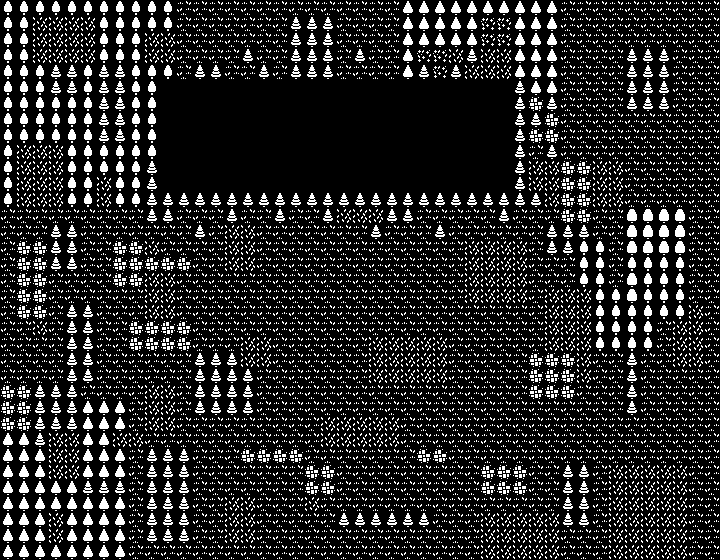

Below is a game level as drawn by its tile map, then a one-line description and the .tmx file that defines it, in full:
An orthogonal 45x35 tile map with 16x16 px tiles, 1 tile layer (Tile Layer 1).

<map version="1.10" tiledversion="1.11.2" orientation="orthogonal" renderorder="right-down" width="45" height="35" tilewidth="16" tileheight="16" infinite="0" nextlayerid="2" nextobjectid="1">
 <tileset firstgid="1" name="Environment" tilewidth="16" tileheight="16" tilecount="9" columns="9">
  <image source="Background-Tilemap.png" width="144" height="16" />
 </tileset>
 <layer id="1" name="Tile Layer 1" width="45" height="35">
  <data encoding="csv">
3,3,3,3,3,3,3,3,3,3,3,7,7,7,7,7,7,7,7,7,7,7,7,7,7,1,1,1,1,1,1,1,1,1,1,7,7,7,7,7,7,7,7,7,7,
3,3,9,9,9,9,3,3,3,3,3,7,7,7,7,7,7,7,2,2,2,7,7,7,7,1,1,1,1,1,8,8,1,1,1,7,7,7,7,7,7,7,7,7,7,
3,3,9,9,9,9,3,3,3,9,9,7,7,7,7,7,7,7,2,2,2,7,7,7,7,1,1,1,1,1,8,8,1,1,1,7,7,7,7,7,7,7,7,7,7,
3,3,9,9,9,9,3,3,3,9,9,7,7,7,7,2,7,7,2,2,2,7,2,7,7,1,8,8,9,2,9,9,1,1,1,7,7,7,7,2,2,2,7,7,7,
3,3,3,2,2,3,2,2,3,3,3,7,2,2,7,7,2,7,2,2,2,7,7,7,7,1,2,8,2,9,9,9,1,1,1,7,7,7,7,2,2,2,7,7,7,
3,3,3,2,2,3,2,2,3,3,0,0,0,0,0,0,0,0,0,0,0,0,0,0,0,0,0,0,0,0,0,0,2,1,1,7,7,7,7,2,2,2,7,7,7,
3,3,3,3,3,3,2,2,3,3,0,0,0,0,0,0,0,0,0,0,0,0,0,0,0,0,0,0,0,0,0,0,2,6,2,7,7,7,7,2,2,2,7,7,7,
3,3,3,3,3,3,2,2,3,3,0,0,0,0,0,0,0,0,0,0,0,0,0,0,0,0,0,0,0,0,0,0,2,2,6,7,7,7,7,7,7,7,7,7,7,
3,3,3,3,3,3,2,2,3,3,0,0,0,0,0,0,0,0,0,0,0,0,0,0,0,0,0,0,0,0,0,0,2,6,6,7,7,7,7,7,7,7,7,7,7,
3,9,9,9,3,3,3,3,3,3,0,0,0,0,0,0,0,0,0,0,0,0,0,0,0,0,0,0,0,0,0,0,2,7,2,7,7,7,7,7,7,7,7,7,7,
3,9,9,9,3,3,3,3,3,2,0,0,0,0,0,0,0,0,0,0,0,0,0,0,0,0,0,0,0,0,0,0,2,9,9,6,6,9,9,7,7,7,7,7,7,
3,9,9,9,3,3,9,3,3,2,0,0,0,0,0,0,0,0,0,0,0,0,0,0,0,0,0,0,0,0,0,0,2,9,9,6,6,9,9,7,7,7,7,7,7,
3,9,9,9,3,3,9,3,3,2,2,2,2,2,2,2,2,2,2,2,2,2,2,2,2,2,2,2,2,2,2,2,2,2,9,6,6,9,9,7,7,7,7,7,7,
7,7,7,7,7,7,7,7,7,2,2,7,7,7,2,7,7,2,7,7,2,9,9,9,2,2,7,7,7,7,7,2,7,7,7,6,6,7,7,5,5,5,5,7,7,
7,7,7,2,2,7,7,7,7,7,7,7,2,7,9,9,7,7,7,7,7,7,7,2,7,7,7,2,7,7,7,7,7,7,2,2,2,7,7,5,5,5,5,7,7,
7,6,6,2,2,7,7,6,6,9,7,7,7,7,9,9,7,7,7,7,7,7,7,7,7,7,7,7,7,9,9,9,9,7,2,2,3,3,7,5,5,5,5,7,7,
7,6,6,2,2,7,7,6,6,6,6,6,7,7,9,9,7,7,7,7,7,7,7,7,7,7,7,7,7,9,9,9,9,7,7,7,3,3,7,3,3,3,3,7,7,
7,6,6,7,7,7,7,6,6,9,9,7,7,7,7,7,7,7,7,7,7,7,7,7,7,7,7,7,7,9,9,9,9,7,7,7,3,3,7,5,3,3,3,7,7,
7,6,6,7,7,7,7,7,7,9,9,7,7,7,7,7,7,7,7,7,7,7,7,7,7,7,7,7,7,9,9,9,9,7,9,9,9,3,3,5,3,3,3,7,7,
7,6,6,7,2,2,7,7,7,9,9,7,7,7,7,7,7,7,7,7,7,7,7,7,7,7,7,7,7,7,7,7,7,7,9,9,9,3,3,3,3,3,3,9,7,
7,7,9,7,2,2,7,7,6,6,6,6,7,7,7,7,7,7,7,7,7,7,7,7,7,7,7,7,7,7,7,7,7,7,9,9,9,3,3,3,3,7,9,9,7,
7,7,7,7,2,2,7,7,6,6,6,6,7,7,7,9,9,7,7,7,7,7,7,9,9,9,9,9,7,7,7,7,7,7,9,9,9,3,3,3,3,7,9,9,7,
7,7,7,7,2,2,7,7,7,7,7,7,2,2,2,9,9,7,7,7,7,7,7,9,9,9,9,9,7,7,7,7,7,6,6,6,9,7,7,2,7,7,9,9,7,
7,7,7,7,2,2,7,7,7,7,7,7,2,2,2,2,7,7,7,7,7,7,7,9,9,9,9,9,7,7,7,7,7,6,6,6,9,7,7,2,7,7,7,7,7,
6,6,2,2,2,7,7,7,7,9,9,7,2,2,2,2,7,7,7,7,7,7,7,7,7,7,7,7,7,7,7,7,7,6,6,6,7,7,7,2,7,7,7,7,7,
6,6,2,2,2,1,1,1,7,9,9,7,2,2,2,2,7,7,7,7,7,7,7,7,7,7,7,7,7,7,7,7,7,7,7,7,7,7,7,2,7,7,7,7,7,
6,6,2,2,2,1,1,1,7,9,9,7,7,7,7,7,7,7,7,7,9,9,9,9,9,7,7,7,7,7,7,7,7,7,7,7,7,7,7,7,7,7,7,7,7,
1,1,2,9,9,1,1,9,9,7,7,7,7,7,7,7,7,7,7,7,9,9,9,9,9,7,7,7,7,7,7,7,7,7,7,7,7,7,7,7,7,7,7,7,7,
1,1,1,9,9,1,1,1,7,2,2,2,7,7,7,6,6,6,6,7,7,7,7,7,7,7,6,6,7,7,7,7,7,7,7,7,7,7,7,7,7,7,7,7,7,
1,1,1,9,9,1,1,1,7,2,2,2,7,7,7,7,7,7,7,6,6,7,7,7,7,7,7,7,7,7,6,6,6,7,7,2,2,7,9,9,9,9,9,7,7,
1,1,1,1,1,2,2,2,7,2,2,2,7,7,7,7,7,7,7,6,6,7,7,7,7,7,7,7,7,7,6,6,6,7,7,2,2,7,9,9,9,9,9,7,7,
1,1,1,1,1,1,1,1,7,2,2,2,7,7,9,9,7,7,7,9,7,7,7,7,7,7,7,7,7,7,7,7,7,7,7,2,2,7,9,9,9,9,9,7,7,
1,1,1,9,1,1,1,1,7,2,2,2,7,7,9,9,7,7,7,7,7,2,2,2,2,2,2,7,7,7,9,9,9,9,9,2,2,7,9,9,9,9,9,7,7,
1,1,1,9,1,1,1,1,7,2,2,2,7,7,9,9,7,7,7,7,7,7,7,7,7,7,7,7,7,7,9,9,9,9,9,7,7,7,9,9,9,9,9,7,7,
1,1,1,1,1,1,1,1,7,7,7,7,7,7,7,7,7,7,7,7,7,7,7,7,7,7,7,7,7,7,9,9,9,9,9,7,7,7,9,9,9,9,9,7,7
</data>
 </layer>
</map>